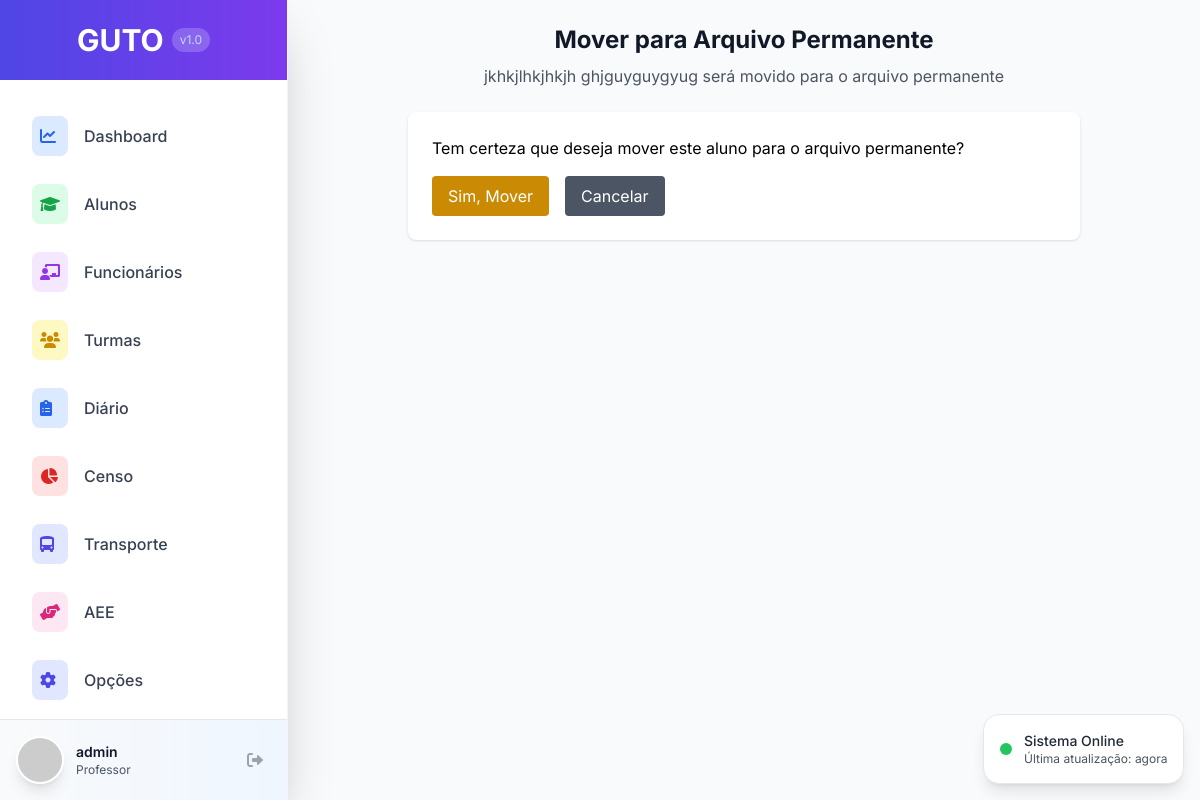
The page /alunos/55/mover-permanente/ (signed in) on the database as committed earlier.
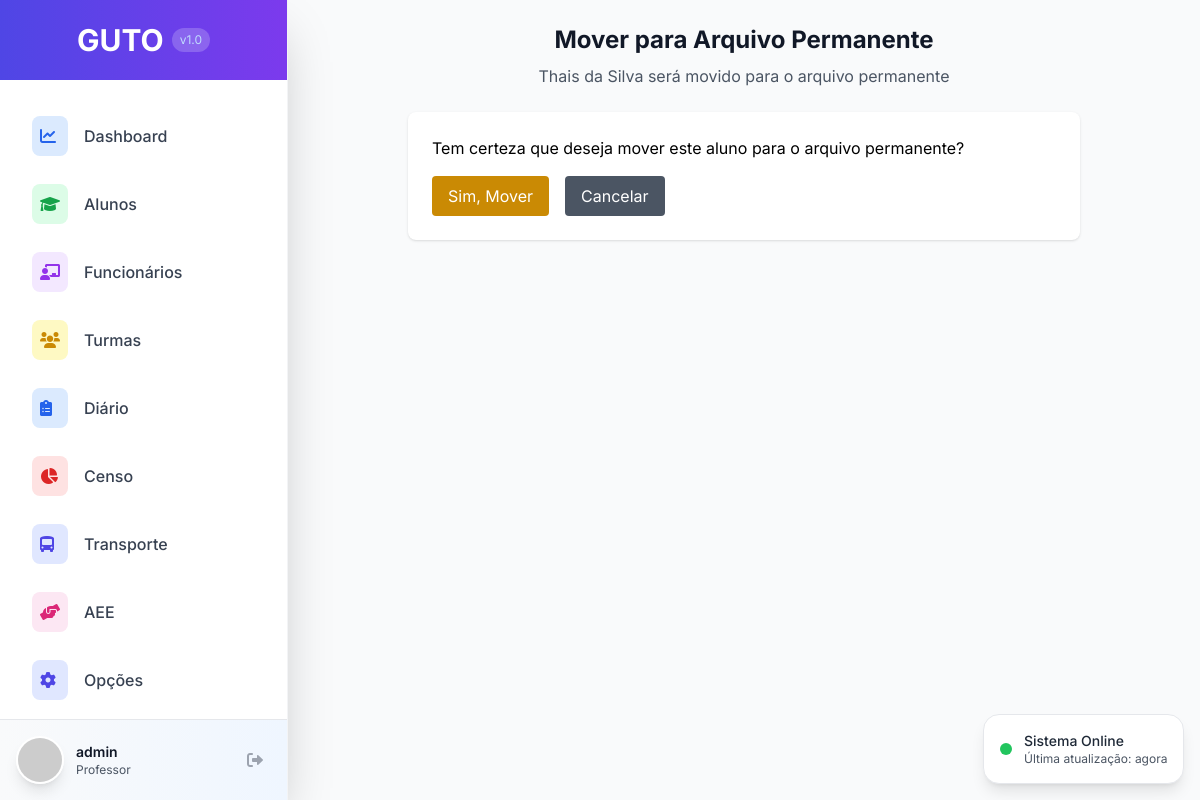
The same page on the database as committed later.
### alunos/models.py (models this page shows, shortened)
class Aluno(models.Model):
    SEXO_CHOICES = [
        ('M', 'Masculino'),
        ('F', 'Feminino'),
    ]
    TIPO_ARQUIVO_CHOICES = [
        ('CORRENTE', 'Arquivo Corrente'),
        ('PERMANENTE', 'Arquivo Permanente'),
    ]
    codigo = models.AutoField(primary_key=True, verbose_name="Código")
    nome = models.CharField(max_length=255, verbose_name="Nome Completo")
    nome_social = models.CharField(max_length=255, blank=True, null=True, verbose_name="Nome Social")
    data_nascimento = models.DateField(verbose_name="Data de Nascimento")
    sexo = models.CharField(max_length=1, choices=SEXO_CHOICES, verbose_name="Sexo")
    nome_mae = models.CharField(max_length=255, blank=True, null=True, verbose_name="Nome da Mãe")
    nome_pai = models.CharField(max_length=255, blank=True, null=True, verbose_name="Nome do Pai")
    mae_nao_declarada = models.BooleanField(default=False, verbose_name="Mãe não declarada")
    pai_nao_declarado = models.BooleanField(default=False, verbose_name="Pai não declarado")
    aluno_gemeo = models.BooleanField(default=False, verbose_name="Aluno Gêmeo")
    falta_historico_escolar = models.BooleanField(default=False, verbose_name="Falta histórico escolar")
    aluno_exclusivo_aee = models.BooleanField(default=False, verbose_name="Aluno exclusivo de Atividade Complementar/AEE")
    tipo_arquivo = models.CharField(max_length=20, choices=TIPO_ARQUIVO_CHOICES, default='CORRENTE', verbose_name="Tipo de Arquivo")
    lembrete = models.TextField(blank=True, null=True, verbose_name="Lembrete")
    foto = models.ImageField(upload_to='alunos/fotos/', blank=True, null=True, verbose_name="Foto")
    data_cadastro = models.DateTimeField(auto_now_add=True, verbose_name="Data de Cadastro")
    data_atualizacao = models.DateTimeField(auto_now=True, verbose_name="Última Atualização")
    usuario_cadastro = models.ForeignKey(User, on_delete=models.PROTECT, related_name='alunos_cadastrados', verbose_name="Usuário que Cadastrou")
    class Meta:
        verbose_name = "Aluno"
        verbose_name_plural = "Alunos"
        ordering = ['nome']

### alunos/views.py (the view)
# urls.py: path('<int:pk>/mover-permanente/', views.aluno_move_to_permanent, name='aluno_move_to_permanent'),
@login_required
def aluno_move_to_permanent(request, pk):
    aluno = get_object_or_404(Aluno, pk=pk)
    if request.method == 'POST':
        aluno.tipo_arquivo = 'PERMANENTE'
        aluno.save()
        messages.success(request, f'Aluno {aluno.nome} movido para o Arquivo Permanente')
        return redirect('alunos:aluno_detail', pk=aluno.pk)
    return render(request, 'alunos/aluno_confirm_move.html', {'aluno': aluno})

### templates/alunos/aluno_confirm_move.html (shortened to what this page needs)
{% extends 'base.html' %}
{% block content %}
<div class="max-w-2xl mx-auto space-y-6">
    <div class="text-center">
        <h1 class="text-2xl font-bold text-gray-900">Mover para Arquivo Permanente</h1>
        <p class="text-gray-600 mt-2">{{ aluno.nome }} será movido para o arquivo permanente</p>
    </div>
    <div class="bg-white rounded-lg shadow p-6">
        <form method="post">
            <p class="mb-4">Tem certeza que deseja mover este aluno para o arquivo permanente?</p>
            <div class="flex space-x-4">
                <button type="submit" class="bg-yellow-600 text-white px-4 py-2 rounded hover:bg-yellow-700">
                    Sim, Mover
                </button>
                <a href="{% url 'alunos:aluno_detail' aluno.pk %}" class="bg-gray-600 text-white px-4 py-2 rounded hover:bg-gray-700">
                    Cancelar
                </a>
            </div>
        </form>
    </div>
</div>
{% endblock %}

Rows that differ between the two databases and show on the page:
changed Aluno: nome "jkhkjlhkjhkjh ghjguyguygyug" → "Thais da Silva"
